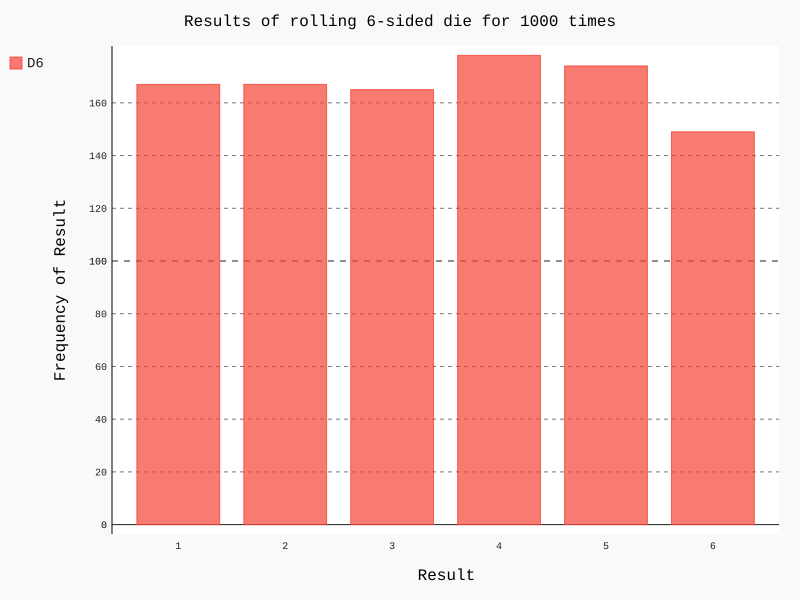

Source code (Python):
from die import Die
import pygal

die = Die()
results = []
for roll_num in range(1000):
    result = die.roll()
    results.append(result)

frequencies = []
for value in range(1, die.num_sides + 1):
    frequency = results.count(value)
    frequencies.append(frequency)

#visualize
hist = pygal.Bar()
hist.title = "Results of rolling 6-sided die for 1000 times"
hist.x_labels = ['1', '2', '3', '4', '5', '6']
hist.x_title = 'Result'
hist.y_title = 'Frequency of Result'

hist.add('D6', frequencies)
hist.render_to_file('die_visual.svg')
